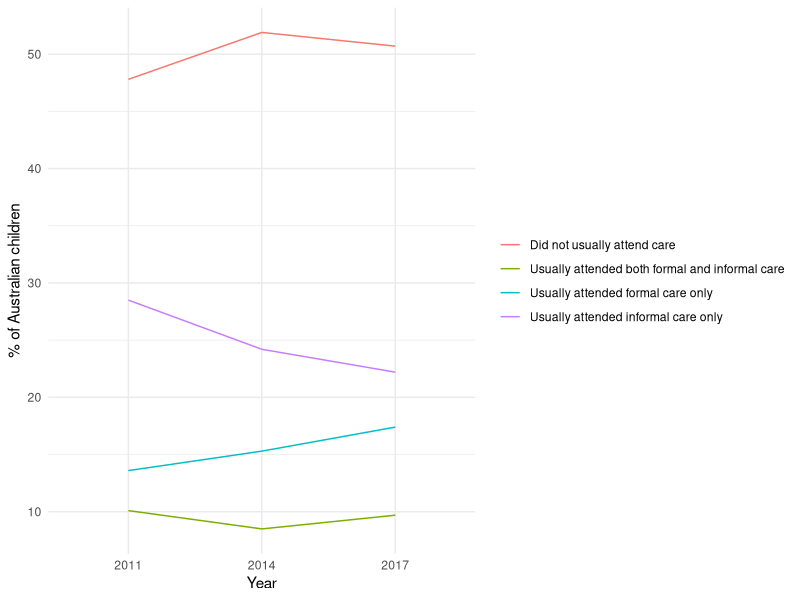
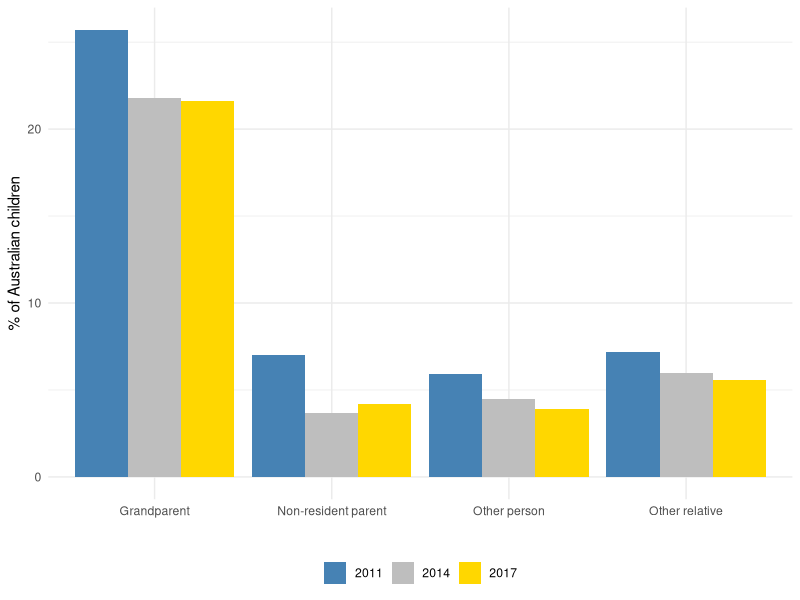
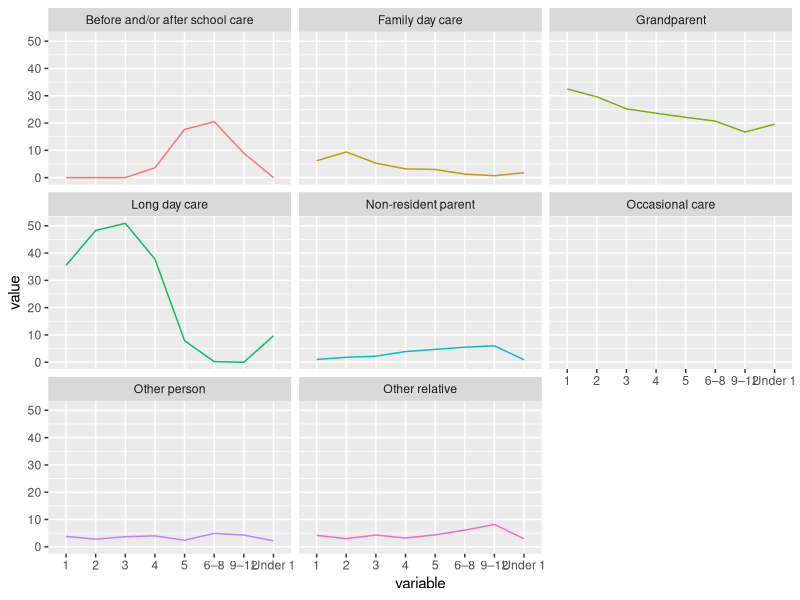

Reproduce these figures in R, in order.
## ---- chunk 1
##Packages
library(tidyverse)
library(knitr)
library(reshape2)
## ---- chunk 2
##Read in the data
master <- read_csv("Data/Master.csv")
## ---- chunk 3
filterwords <- c("Usually","usually","Total","Type", "Formal","Informal")
master %>%
  select(Care_Type, Total_Children_No_No_2017, Total_Children_Prop_No_2017, Total_no_no_2014, Total_no_prop_2014, Total_no_no_2011, Total_no_prop_2011) %>%
  filter(!grepl(paste(filterwords, collapse="|"), Care_Type)) %>%
  rename(`Total 2017 (000s)` = Total_Children_No_No_2017,
         `Proportion 2017` = Total_Children_Prop_No_2017,
         `Total 2014 (000s)` = Total_no_no_2014,
         `Proportion 2014` = Total_no_prop_2014,
         `Total 2011 (000s)` = Total_no_no_2011,
         `Proportion 2011` = Total_no_prop_2011,
         `Care Type` = Care_Type) %>%
  arrange(desc(`Total 2017 (000s)`)) %>%
  kable()
  
## ---- chunk 4
master %>%
  filter(grepl("Usually", Care_Type, ignore.case=TRUE)) %>%
  filter(Care_Type!="Usually attended care") %>%
  select(Care_Type, Total_no_prop_2011, Total_no_prop_2014, Total_Children_Prop_No_2017) %>%
  rename_at(vars(-Care_Type), function(x) gsub("Total_no_prop_", "", x)) %>%
  rename(`2017` = Total_Children_Prop_No_2017) %>%
  reshape2::melt(id.vars="Care_Type") %>%
  ggplot() +
  aes(variable, value, group=Care_Type, color=Care_Type) +
  geom_line() +
  theme_minimal() +
  ylab("% of Australian children") +
  xlab("Year") +
  theme(legend.title = element_blank())
## ---- chunk 5
informalcare <- c("Non-resident parent","Grandparent","Other person","Other relative")
master %>%
  filter(Care_Type %in% informalcare) %>%
    select(Care_Type, Total_no_prop_2011, Total_no_prop_2014, Total_Children_Prop_No_2017) %>%
  rename_at(vars(-Care_Type), function(x) gsub("Total_no_prop_", "", x)) %>%
  rename(`2017` = Total_Children_Prop_No_2017) %>%
  reshape2::melt(id.vars="Care_Type") %>%
  ggplot(aes(Care_Type, value, fill=variable)) +
  geom_bar(stat='identity', position=position_dodge()) +
  xlab("") +
  ylab("% of Australian children") +
  scale_fill_manual(values=c("steelblue","grey","gold")) +
  theme_minimal() +
  theme(legend.title = element_blank(), legend.position="bottom")
## ---- chunk 6
master %>%
  select(Care_Type, `Under 1_prop_2017`:`9–12_prop_2017`, `Under 1_no_2014`: `9–12_no_2014`, `Under 1_prop_2011`:`9–12_prop_2011`) %>%
  filter(!grepl(paste(filterwords, collapse="|"), Care_Type)) %>%
  rename_at(vars(-Care_Type), function(x) gsub("_prop","", x)) %>%
  reshape2::melt(id.vars="Care_Type") %>%
  mutate(Year = case_when(
    str_detect(variable, "_2017")  ~ "2017",
    str_detect(variable, "_2014") ~ "2014",
    TRUE ~ "2011"
  )) %>%
  mutate(variable = gsub("_.*","",variable)) %>%
  filter(Year=="2017") %>%
  ggplot(aes(variable, value, color=Care_Type, group=Care_Type)) +
  geom_line() +
  facet_wrap(~Care_Type) +
  guides(colour=FALSE)
